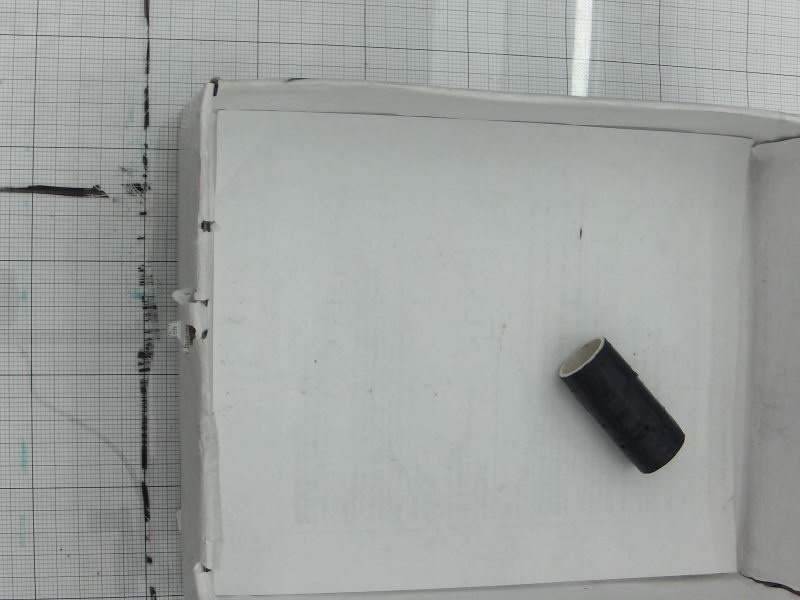
%> input picture Coordinate extraction/Coordinate extraction/imgleft.jpg, 800 x 600 px
$ octave --eval "result = uvdetectl('imgleft.jpg');"   (GNU Octave 9; MATLAB toolbox functions it lacks are replaced by stand-ins)
%> lines starting %> are read from the running program, lines starting %| are printed output that depends on the picture; in (x1, y1, x2, y2) boxes, pixels count from 0 and x2, y2 are one past the last pixel; in counts of white or black regions, pixels touching at a corner belong together; the program's own positions count from 1
function objectData= uvdetectl(image_file_name)
%> called with image_file_name = 'imgleft.jpg'
    inputImg = imread(image_file_name);
%> inputImg is the input picture: size 600x800x3 uint8; mean R, G, B 157.4, 161, 159.2

    % Preprocess image
    grayImg = rgb2gray(inputImg);
    filteredImg = imgaussfilt(grayImg, 2); % Use a Gaussian filter to reduce noise

    % Thresholding
    binaryImg = imbinarize(filteredImg, 0.16);
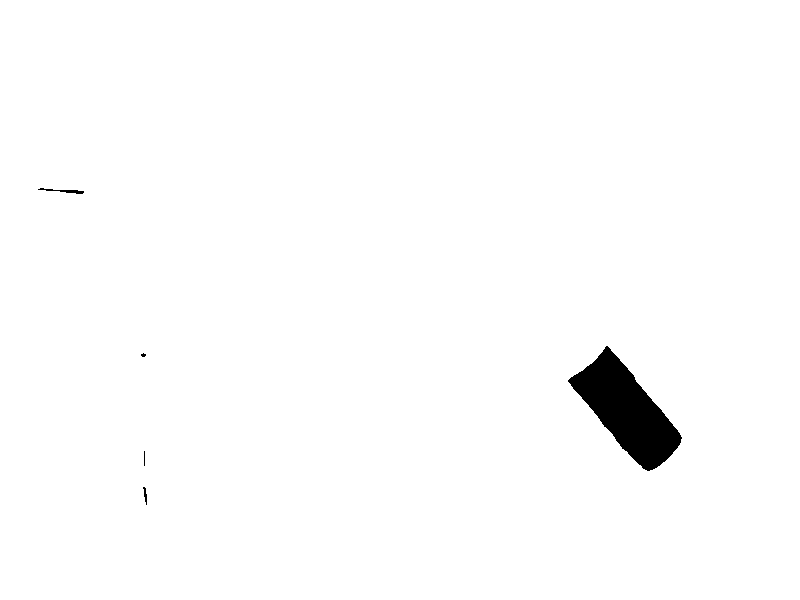
%> binaryImg: size 600x800 logical; 98.6% white; 5 black regions (2 under 20 px), largest, box (x1, y1, x2, y2) and area: (568, 346, 682, 471) 6420, (38, 188, 84, 194) 100, (143, 487, 147, 505) 37
    binaryImg = ~binaryImg;

    % Remove small objects
    cleanImg = bwareaopen(binaryImg, 600); % Adjust the area threshold depends on the quqlity of the image
%> cleanImg: size 600x800 logical; 1.3% white; 1 white region, box (x1, y1, x2, y2) and area: (568, 346, 682, 471) 6420
    % Fill holes in the cylinders (if needed)
    cleanImg = imfill(cleanImg, 'holes');

    % Label connected components
    [labeledImage, numObjects] = bwlabel(cleanImg, 4);
%> numObjects = 1
    stats = regionprops("table", labeledImage, 'Centroid', 'Orientation','Area');
%> stats = 1 region; Area, Centroid and Orientation: 6420 [627.5 411.3] -50.63

    % Initialize list to store centroids and orientations
    objectData =[];

    % Display the original image
    imshow(binaryImg);
    hold on;  % Keep the image displayed while we overlay the plots

    % Loop through each object
    for k = 1:numObjects
        % Get centroid (updated for table indexing)
        centroid = stats.Centroid(k, :);  % Access the k-th row of the Centroid column

        % Get orientation
        orientation = stats.Orientation(k);   % Access the k-th row of the Orientation column
        %Get area
        area=stats.Area(k);
        objectData = [objectData; centroid, orientation,area]; % Append data to the list

    end
%> this loop made 1 pass
%> (orientation, area, objectData) on pass 1: (-50.63, 6420, [627.5 411.3 -50.63 6420])
%> `result = uvdetectl('imgleft.jpg');`: result = [627.5 411.3 -50.63 6420]
end

$ run again, on Coordinate extraction/Coordinate extraction/imgright.jpg
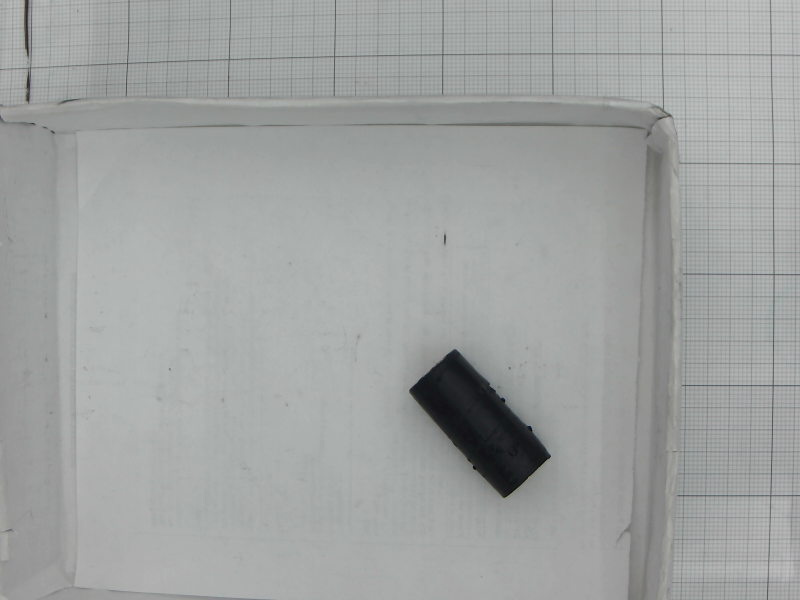
%> input picture Coordinate extraction/Coordinate extraction/imgright.jpg, 800 x 600 px
%> in uvdetectl, inputImg is the input picture: size 600x800x3 uint8; mean R, G, B 159.6, 162.1, 161.2
%> in uvdetectl, `binaryImg = imbinarize(filteredImg, 0.16);`:
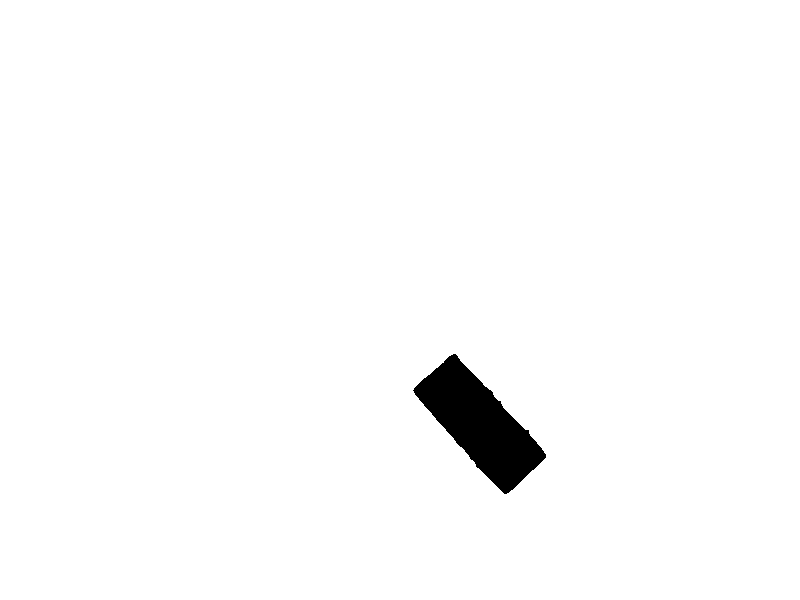
%> binaryImg: size 600x800 logical; 98.3% white; 1 black region, box (x1, y1, x2, y2) and area: (413, 354, 546, 494) 8202
%> numObjects = 1
%> stats = 1 region; Area, Centroid and Orientation: 8202 [480.4 424.7] -48.06
%> the loop in uvdetectl, `for k = 1:numObjects` made 1 pass
%> (orientation, area, objectData) on pass 1: (-48.06, 8202, [480.4 424.7 -48.06 8202])
%> result = [480.4 424.7 -48.06 8202]
